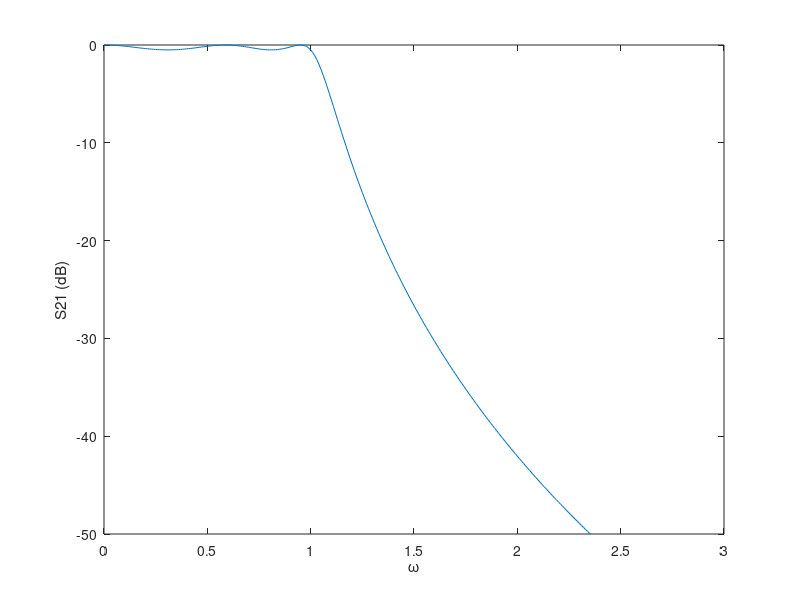

The MATLAB source for this figure: (Note: this script raises an error after producing the figure.)
clc;clear;close all

%% 输入参数：
% ---通带波纹
L_Ar = 0.5;
% ---阻带最小衰减
L_As = 40;
omega_s = 2;

%% 以下参数不需要做修改
% ---计算滤波器阶数
n = ceil(acosh(sqrt((10^(0.1*L_As)-1)/(10^(0.1*L_Ar)-1)))/(acosh(omega_s)));

% ---计算元件值
beta = log(coth(L_Ar/17.37));
gamma = sinh(beta/(2*n));

g = zeros(n+1,1);
g0 = 1;
g(1) = 2/gamma*sin(pi/(2*n));

for i = 2:n
    g(i) = 1/g(i-1)*4*sin((2*i-1)*pi/ ...
        (2*n))*sin((2*i-3)*pi/(2*n))/(gamma^2+(sin((i-1)*pi/n))^2);
end

if mod(n,2)==1
    g(end) = 1;
else
    g(end) = (coth(beta/4))^2;
end

%% 输出
disp(['滤波器阶数：',num2str(n)])
disp(['低通滤波器元件值:'])
disp(['g0','=',num2str(g0)])
for i = 1:n+1
    disp(['g',num2str(i),'=',num2str(g(i))])
end

%% 画图
% ---切比雪夫函数计算
omega1 = (0:0.01:1)';
omega2 = (1.01:0.01:3)';
omega = [omega1;omega2];
T1 = cos(n*acos(omega1));
T2 = cosh(n*acosh(omega2));
T = [T1;T2];
% ---计算k
k = sqrt(10^(L_Ar/10)-1);
% ---计算S21
S21 = 1./(1+k^2.*T.^2);
% ---插损损耗画图
figure(1)
S21_dB = 10*log10(S21);
plot(omega,S21_dB,LineWidth=2)
xlabel('\omega')
ylabel('S21 (dB)')
ylim([-50 0])
set(gca,LineWidth=2,Fontsize=20)